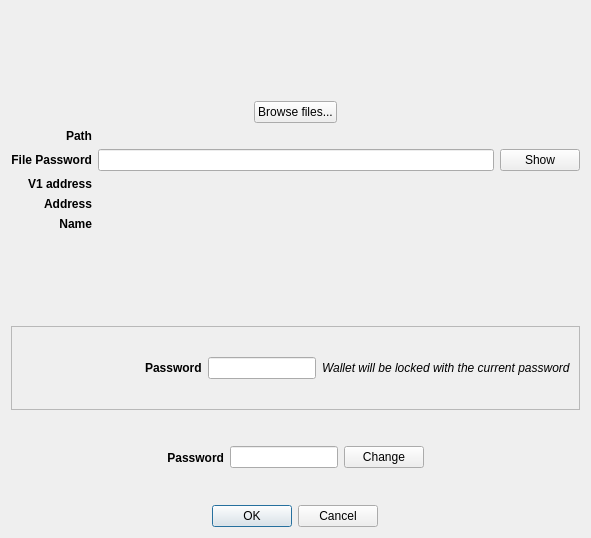
<?xml version="1.0" encoding="UTF-8"?>
<ui version="4.0">
 <class>V1WalletRestoreFromFileDialog</class>
 <widget class="QDialog" name="V1WalletRestoreFromFileDialog">
  <property name="geometry">
   <rect>
    <x>0</x>
    <y>0</y>
    <width>591</width>
    <height>538</height>
   </rect>
  </property>
  <property name="maximumSize">
   <size>
    <width>16777215</width>
    <height>16777215</height>
   </size>
  </property>
  <property name="windowTitle">
   <string>Restore V1 wallet from file</string>
  </property>
  <layout class="QVBoxLayout" name="verticalLayout">
   <item alignment="Qt::AlignHCenter">
    <widget class="QLabel" name="imageLabel">
     <property name="maximumSize">
      <size>
       <width>200</width>
       <height>200</height>
      </size>
     </property>
     <property name="text">
      <string/>
     </property>
     <property name="pixmap">
      <pixmap resource="../../icons/tikka.slots.pyqt.resources.icons.index.qrc">:/images/keys</pixmap>
     </property>
     <property name="scaledContents">
      <bool>true</bool>
     </property>
    </widget>
   </item>
   <item alignment="Qt::AlignHCenter">
    <widget class="QPushButton" name="browseFilesButton">
     <property name="text">
      <string>Browse files...</string>
     </property>
     <property name="autoExclusive">
      <bool>false</bool>
     </property>
    </widget>
   </item>
   <item>
    <layout class="QGridLayout" name="gridLayout">
     <item row="1" column="2">
      <widget class="QPushButton" name="showButton">
       <property name="text">
        <string>Show</string>
       </property>
      </widget>
     </item>
     <item row="1" column="0">
      <widget class="QLabel" name="filePasswordLabel">
       <property name="font">
        <font>
         <weight>75</weight>
         <bold>true</bold>
        </font>
       </property>
       <property name="text">
        <string>File Password</string>
       </property>
       <property name="alignment">
        <set>Qt::AlignRight|Qt::AlignTrailing|Qt::AlignVCenter</set>
       </property>
      </widget>
     </item>
     <item row="2" column="0">
      <widget class="QLabel" name="v1AddressLabel">
       <property name="font">
        <font>
         <weight>75</weight>
         <bold>true</bold>
        </font>
       </property>
       <property name="text">
        <string>V1 address</string>
       </property>
       <property name="alignment">
        <set>Qt::AlignRight|Qt::AlignTrailing|Qt::AlignVCenter</set>
       </property>
      </widget>
     </item>
     <item row="2" column="1">
      <widget class="QLabel" name="v1AddressValueLabel">
       <property name="text">
        <string/>
       </property>
      </widget>
     </item>
     <item row="1" column="1">
      <widget class="QLineEdit" name="filePasswordLineEdit">
       <property name="echoMode">
        <enum>QLineEdit::Password</enum>
       </property>
      </widget>
     </item>
     <item row="0" column="0">
      <widget class="QLabel" name="pathLabel">
       <property name="font">
        <font>
         <weight>75</weight>
         <bold>true</bold>
        </font>
       </property>
       <property name="text">
        <string>Path</string>
       </property>
       <property name="alignment">
        <set>Qt::AlignRight|Qt::AlignTrailing|Qt::AlignVCenter</set>
       </property>
      </widget>
     </item>
     <item row="0" column="1">
      <widget class="QLabel" name="pathValueLabel">
       <property name="text">
        <string/>
       </property>
      </widget>
     </item>
     <item row="3" column="0">
      <widget class="QLabel" name="addressLabel">
       <property name="font">
        <font>
         <weight>75</weight>
         <bold>true</bold>
        </font>
       </property>
       <property name="text">
        <string>Address</string>
       </property>
       <property name="alignment">
        <set>Qt::AlignRight|Qt::AlignTrailing|Qt::AlignVCenter</set>
       </property>
      </widget>
     </item>
     <item row="3" column="1">
      <widget class="QLabel" name="addressValueLabel">
       <property name="text">
        <string/>
       </property>
      </widget>
     </item>
     <item row="4" column="0">
      <widget class="QLabel" name="nameLabel">
       <property name="font">
        <font>
         <weight>75</weight>
         <bold>true</bold>
        </font>
       </property>
       <property name="text">
        <string>Name</string>
       </property>
       <property name="alignment">
        <set>Qt::AlignRight|Qt::AlignTrailing|Qt::AlignVCenter</set>
       </property>
      </widget>
     </item>
     <item row="4" column="1">
      <widget class="QLabel" name="nameValueLabel">
       <property name="text">
        <string/>
       </property>
      </widget>
     </item>
    </layout>
   </item>
   <item alignment="Qt::AlignHCenter">
    <widget class="QLabel" name="errorLabel">
     <property name="styleSheet">
      <string notr="true">color: rgb(255, 0, 0)</string>
     </property>
     <property name="text">
      <string/>
     </property>
    </widget>
   </item>
   <item>
    <widget class="QFrame" name="storedPasswordFrame">
     <property name="frameShape">
      <enum>QFrame::StyledPanel</enum>
     </property>
     <property name="frameShadow">
      <enum>QFrame::Raised</enum>
     </property>
     <layout class="QHBoxLayout" name="horizontalLayout_2">
      <item>
       <spacer name="horizontalSpacer_4">
        <property name="orientation">
         <enum>Qt::Horizontal</enum>
        </property>
        <property name="sizeHint" stdset="0">
         <size>
          <width>40</width>
          <height>20</height>
         </size>
        </property>
       </spacer>
      </item>
      <item alignment="Qt::AlignRight">
       <widget class="QLabel" name="storedPasswordLabel">
        <property name="font">
         <font>
          <weight>75</weight>
          <bold>true</bold>
         </font>
        </property>
        <property name="text">
         <string>Password</string>
        </property>
       </widget>
      </item>
      <item alignment="Qt::AlignHCenter">
       <widget class="QLineEdit" name="storedpasswordLineEdit">
        <property name="sizePolicy">
         <sizepolicy hsizetype="Fixed" vsizetype="Fixed">
          <horstretch>0</horstretch>
          <verstretch>0</verstretch>
         </sizepolicy>
        </property>
        <property name="maxLength">
         <number>20</number>
        </property>
        <property name="alignment">
         <set>Qt::AlignCenter</set>
        </property>
        <property name="readOnly">
         <bool>true</bool>
        </property>
       </widget>
      </item>
      <item alignment="Qt::AlignLeft">
       <widget class="QLabel" name="storedPasswordHintLabel">
        <property name="font">
         <font>
          <italic>true</italic>
         </font>
        </property>
        <property name="text">
         <string>Wallet will be locked with the current password</string>
        </property>
       </widget>
      </item>
     </layout>
    </widget>
   </item>
   <item>
    <widget class="QFrame" name="passwordFrame">
     <layout class="QHBoxLayout" name="horizontalLayout">
      <item>
       <spacer name="horizontalSpacer">
        <property name="orientation">
         <enum>Qt::Horizontal</enum>
        </property>
        <property name="sizeHint" stdset="0">
         <size>
          <width>40</width>
          <height>20</height>
         </size>
        </property>
       </spacer>
      </item>
      <item alignment="Qt::AlignRight">
       <widget class="QLabel" name="passwordLabel">
        <property name="sizePolicy">
         <sizepolicy hsizetype="Preferred" vsizetype="Preferred">
          <horstretch>0</horstretch>
          <verstretch>0</verstretch>
         </sizepolicy>
        </property>
        <property name="font">
         <font>
          <weight>75</weight>
          <bold>true</bold>
         </font>
        </property>
        <property name="text">
         <string>Password</string>
        </property>
        <property name="alignment">
         <set>Qt::AlignRight|Qt::AlignTrailing|Qt::AlignVCenter</set>
        </property>
       </widget>
      </item>
      <item alignment="Qt::AlignHCenter">
       <widget class="QLineEdit" name="passwordLineEdit">
        <property name="sizePolicy">
         <sizepolicy hsizetype="Fixed" vsizetype="Fixed">
          <horstretch>0</horstretch>
          <verstretch>0</verstretch>
         </sizepolicy>
        </property>
        <property name="alignment">
         <set>Qt::AlignCenter</set>
        </property>
        <property name="readOnly">
         <bool>true</bool>
        </property>
       </widget>
      </item>
      <item alignment="Qt::AlignLeft">
       <widget class="QPushButton" name="changeButton">
        <property name="sizePolicy">
         <sizepolicy hsizetype="Fixed" vsizetype="Fixed">
          <horstretch>0</horstretch>
          <verstretch>0</verstretch>
         </sizepolicy>
        </property>
        <property name="text">
         <string>Change</string>
        </property>
       </widget>
      </item>
      <item>
       <spacer name="horizontalSpacer_2">
        <property name="orientation">
         <enum>Qt::Horizontal</enum>
        </property>
        <property name="sizeHint" stdset="0">
         <size>
          <width>40</width>
          <height>20</height>
         </size>
        </property>
       </spacer>
      </item>
     </layout>
    </widget>
   </item>
   <item alignment="Qt::AlignHCenter">
    <widget class="QDialogButtonBox" name="buttonBox">
     <property name="enabled">
      <bool>true</bool>
     </property>
     <property name="orientation">
      <enum>Qt::Horizontal</enum>
     </property>
     <property name="standardButtons">
      <set>QDialogButtonBox::Cancel|QDialogButtonBox::Ok</set>
     </property>
    </widget>
   </item>
  </layout>
 </widget>
 <tabstops>
  <tabstop>browseFilesButton</tabstop>
  <tabstop>filePasswordLineEdit</tabstop>
  <tabstop>showButton</tabstop>
  <tabstop>passwordLineEdit</tabstop>
  <tabstop>changeButton</tabstop>
 </tabstops>
 <resources>
  <include location="../../icons/tikka.slots.pyqt.resources.icons.index.qrc"/>
 </resources>
 <connections>
  <connection>
   <sender>buttonBox</sender>
   <signal>rejected()</signal>
   <receiver>V1WalletRestoreFromFileDialog</receiver>
   <slot>reject()</slot>
   <hints>
    <hint type="sourcelabel">
     <x>316</x>
     <y>260</y>
    </hint>
    <hint type="destinationlabel">
     <x>286</x>
     <y>274</y>
    </hint>
   </hints>
  </connection>
  <connection>
   <sender>buttonBox</sender>
   <signal>accepted()</signal>
   <receiver>V1WalletRestoreFromFileDialog</receiver>
   <slot>accept()</slot>
   <hints>
    <hint type="sourcelabel">
     <x>248</x>
     <y>254</y>
    </hint>
    <hint type="destinationlabel">
     <x>157</x>
     <y>274</y>
    </hint>
   </hints>
  </connection>
 </connections>
</ui>
